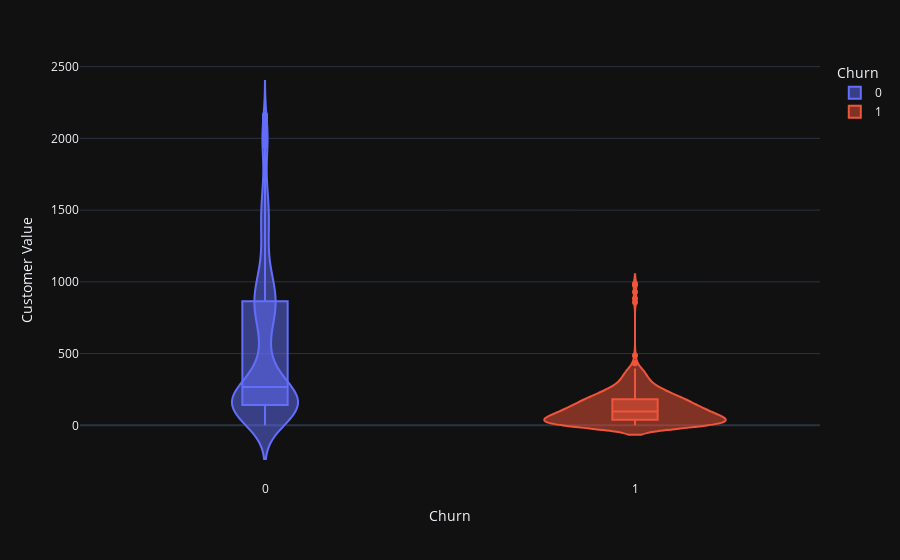

Notebook source saved alongside this figure:
### Code cell
violin("Customer Value")

### Figure 1 — Plotly figure (JSON) as saved in the notebook; plotly's stock layout.template omitted (floating-point values rounded to 4 significant figures; data arrays with more than 128 entries replaced by an {"elided": "..."} marker saying what was removed)
{"data": [{"alignmentgroup": "True", "box": {"visible": true}, "hovertemplate": "Churn=%{x}<br>Customer Value=%{y}<extra></extra>", "legendgroup": "0", "marker": {"color": "#636efa"}, "name": "0", "offsetgroup": "0", "orientation": "v", "scalegroup": "True", "showlegend": true, "type": "violin", "x": {"elided": "2655 int values"}, "x0": " ", "xaxis": "x", "y": {"elided": "2655 float values"}, "y0": " ", "yaxis": "y"}, {"alignmentgroup": "True", "box": {"visible": true}, "hovertemplate": "Churn=%{x}<br>Customer Value=%{y}<extra></extra>", "legendgroup": "1", "marker": {"color": "#EF553B"}, "name": "1", "offsetgroup": "1", "orientation": "v", "scalegroup": "True", "showlegend": true, "type": "violin", "x": {"elided": "495 int values"}, "x0": " ", "xaxis": "x", "y": {"elided": "495 float values"}, "y0": " ", "yaxis": "y"}], "layout": {"legend": {"title": {"text": "Churn"}, "tracegroupgap": 0}, "margin": {"t": 60}, "violinmode": "overlay", "xaxis": {"anchor": "y", "categoryarray": [0, 1], "categoryorder": "array", "domain": [0, 1], "title": {"text": "Churn"}}, "yaxis": {"anchor": "x", "domain": [0, 1], "title": {"text": "Customer Value"}}}}
